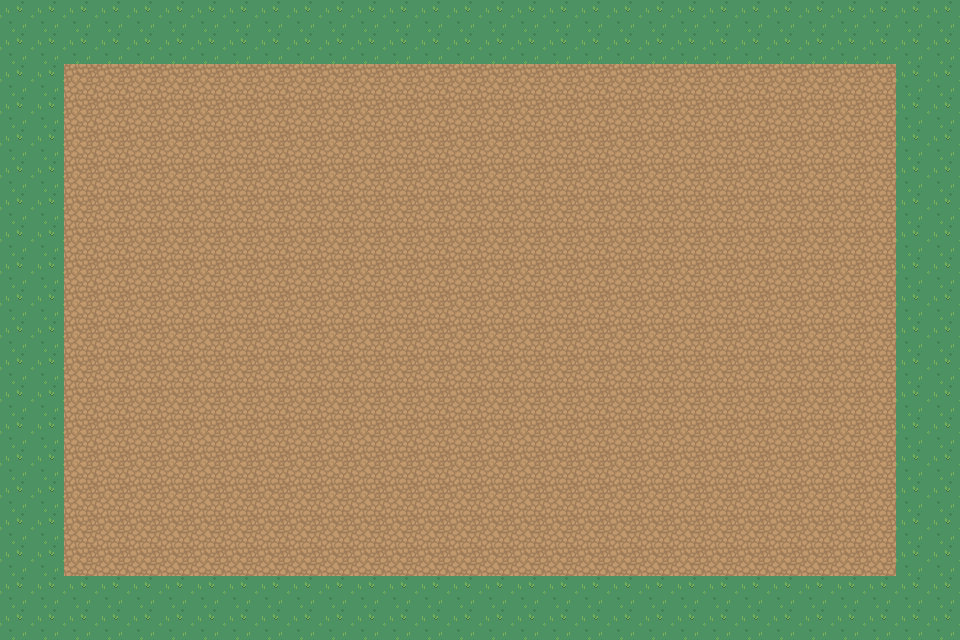

A 2D game scene composited from a Tiled map and its tileset images. What follows is a short description and the map's XML, with every tile layer's data as written:
An orthogonal 30x20 tile map with 32x32 px tiles, 1 tile layer (Calque de Tuiles 1).

<map version="1.10" tiledversion="1.10.2" orientation="orthogonal" renderorder="right-down" width="30" height="20" tilewidth="32" tileheight="32" infinite="0" nextlayerid="2" nextobjectid="1">
 <tileset firstgid="1" source="bg.tsx" />
 <layer id="1" name="Calque de Tuiles 1" width="30" height="20">
  <data encoding="csv">
142,142,142,142,142,142,142,142,142,142,142,142,142,142,142,142,142,142,142,142,142,142,142,142,142,142,142,142,142,142,
142,142,142,142,142,142,142,142,142,142,142,142,142,142,142,142,142,142,142,142,142,142,142,142,142,142,142,142,142,142,
142,142,147,147,147,147,147,147,147,147,147,147,147,147,147,147,147,147,147,147,147,147,147,147,147,147,147,147,142,142,
142,142,147,147,147,147,147,147,147,147,147,147,147,147,147,147,147,147,147,147,147,147,147,147,147,147,147,147,142,142,
142,142,147,147,147,147,147,147,147,147,147,147,147,147,147,147,147,147,147,147,147,147,147,147,147,147,147,147,142,142,
142,142,147,147,147,147,147,147,147,147,147,147,147,147,147,147,147,147,147,147,147,147,147,147,147,147,147,147,142,142,
142,142,147,147,147,147,147,147,147,147,147,147,147,147,147,147,147,147,147,147,147,147,147,147,147,147,147,147,142,142,
142,142,147,147,147,147,147,147,147,147,147,147,147,147,147,147,147,147,147,147,147,147,147,147,147,147,147,147,142,142,
142,142,147,147,147,147,147,147,147,147,147,147,147,147,147,147,147,147,147,147,147,147,147,147,147,147,147,147,142,142,
142,142,147,147,147,147,147,147,147,147,147,147,147,147,147,147,147,147,147,147,147,147,147,147,147,147,147,147,142,142,
142,142,147,147,147,147,147,147,147,147,147,147,147,147,147,147,147,147,147,147,147,147,147,147,147,147,147,147,142,142,
142,142,147,147,147,147,147,147,147,147,147,147,147,147,147,147,147,147,147,147,147,147,147,147,147,147,147,147,142,142,
142,142,147,147,147,147,147,147,147,147,147,147,147,147,147,147,147,147,147,147,147,147,147,147,147,147,147,147,142,142,
142,142,147,147,147,147,147,147,147,147,147,147,147,147,147,147,147,147,147,147,147,147,147,147,147,147,147,147,142,142,
142,142,147,147,147,147,147,147,147,147,147,147,147,147,147,147,147,147,147,147,147,147,147,147,147,147,147,147,142,142,
142,142,147,147,147,147,147,147,147,147,147,147,147,147,147,147,147,147,147,147,147,147,147,147,147,147,147,147,142,142,
142,142,147,147,147,147,147,147,147,147,147,147,147,147,147,147,147,147,147,147,147,147,147,147,147,147,147,147,142,142,
142,142,147,147,147,147,147,147,147,147,147,147,147,147,147,147,147,147,147,147,147,147,147,147,147,147,147,147,142,142,
142,142,142,142,142,142,142,142,142,142,142,142,142,142,142,142,142,142,142,142,142,142,142,142,142,142,142,142,142,142,
142,142,142,142,142,142,142,142,142,142,142,142,142,142,142,142,142,142,142,142,142,142,142,142,142,142,142,142,142,142
</data>
 </layer>
</map>
